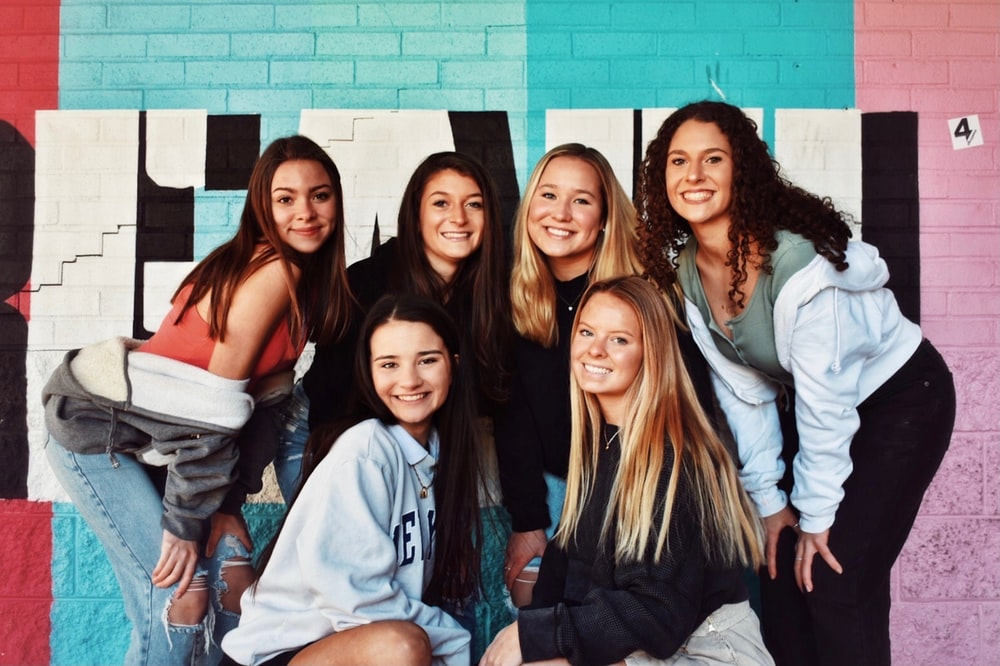
#> input picture group.jpg, 1000 x 666 px
$ python Picture_Face_Detector.py
#> lines starting #> are read from the running program, lines starting #| are printed output that depends on the picture; after the words box and inside, x2 and y2 are one past the last pixel; in counts of white or black regions, pixels touching at a corner belong together
import cv2
from random import randrange

# Load some pre-trained data on face frontals from opencv (harr cascade algorithm)
trained_face_data = cv2.CascadeClassifier('haarcascade_frontalface_default.xml')


#Choose an image to detect faces in
img = cv2.imread('group.jpg')
#> img is the input picture: shape (666, 1000, 3); mean B, G, R 122.8, 122.3, 125.9
##img = cv2.imread('RDJ.png')

#Must convert img to grayscale
grayscaled_img = cv2.cvtColor(img, cv2.COLOR_BGR2GRAY)
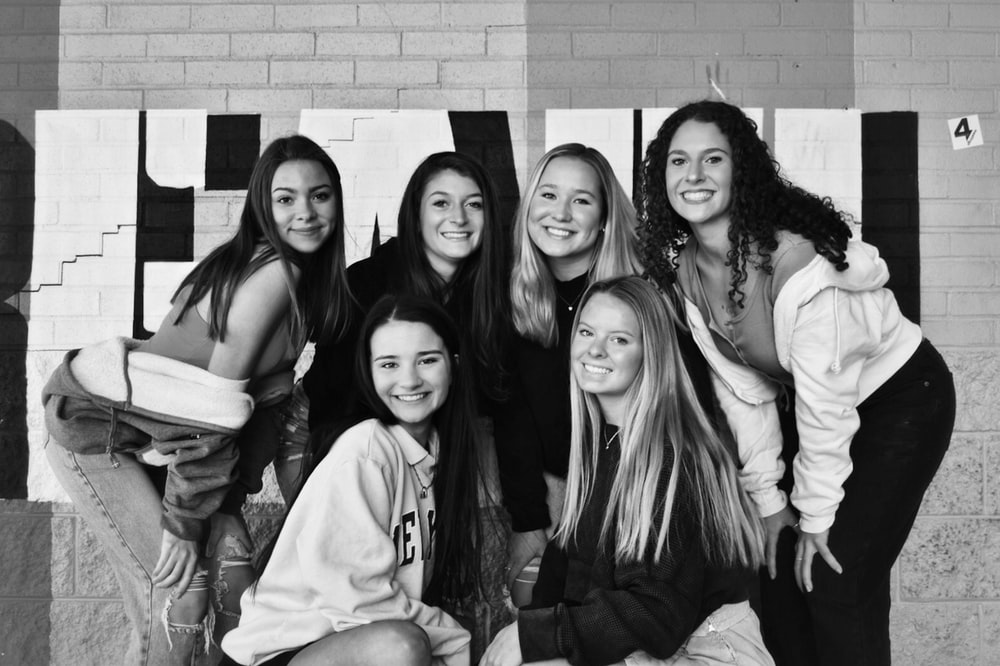
#> grayscaled_img: shape (666, 1000); min 0, max 255, mean 123.4

#Detect faces
face_coordinates = trained_face_data.detectMultiScale(grayscaled_img)
#> face_coordinates = [[655, 126, 86, 86], [260, 164, 84, 84], [415, 171, 82, 82], [518, 162, 91, 91], [561, 304, 87, 87], [362, 325, 91, 91]]

#Draw rectangles around the face
for (x,y,w,h) in face_coordinates:
    cv2.rectangle(img, (x,y), (x+w, y+h), (0, 255, 0), 2)  #green color rectangle on faces
#> this loop made 6 passes
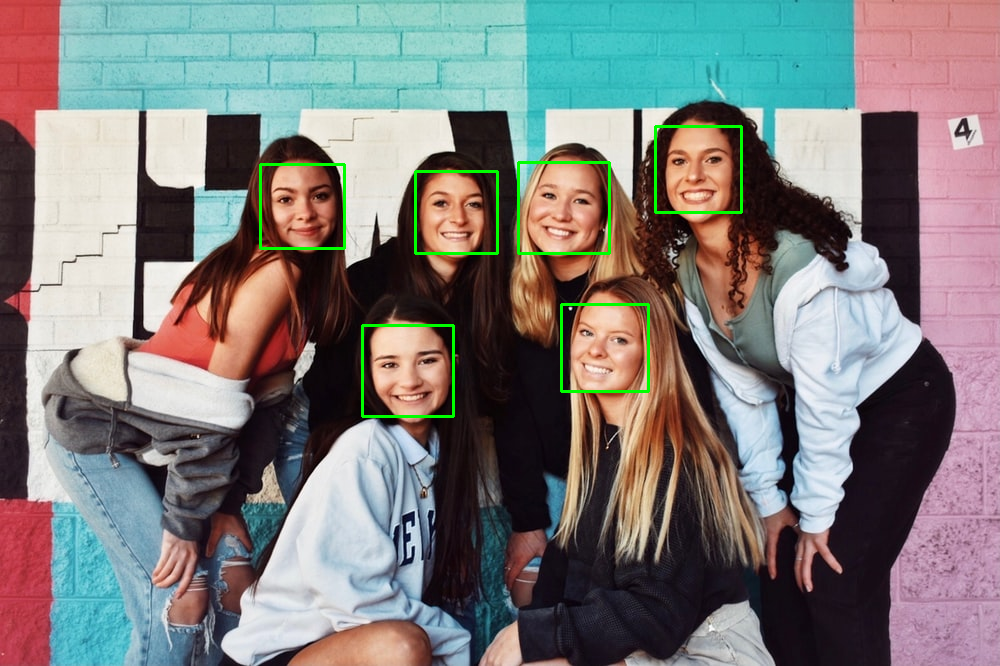
#> img: shape (666, 1000, 3); 0.94% of pixels changed, all inside (x1, y1, x2, y2) = (259, 125, 743, 418)
    #cv2.rectangle(img, (x,y), (x+w, y+h), (randrange(256), randrange(256), randrange(256) ), 2)   #random colors on faces

#Display the image with faces
cv2.imshow('Face_Detector', img)
cv2.waitKey()

$ run again, with RDJ.png saved as group.jpg
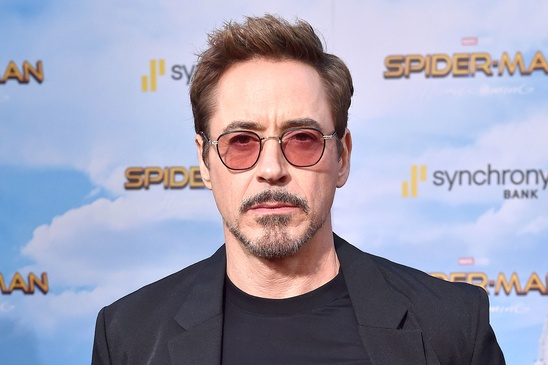
#> input picture RDJ.png, 548 x 365 px
#> img is the input picture: shape (365, 548, 3); mean B, G, R 179.2, 158.7, 159.3
#> `grayscaled_img = cv2.cvtColor(img, cv2.COLOR_BGR2GRAY)`:
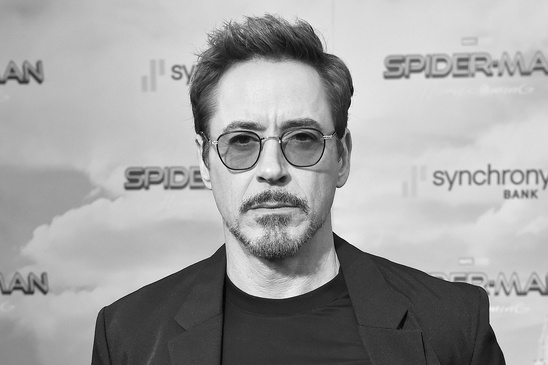
#> grayscaled_img: shape (365, 548); min 2, max 253, mean 161.2
#> face_coordinates = [[179, 70, 191, 191]]
#> the loop `for (x,y,w,h) in face_coordinates:` made 1 pass
#> after the loop `for (x,y,w,h) in face_coordinates:`:
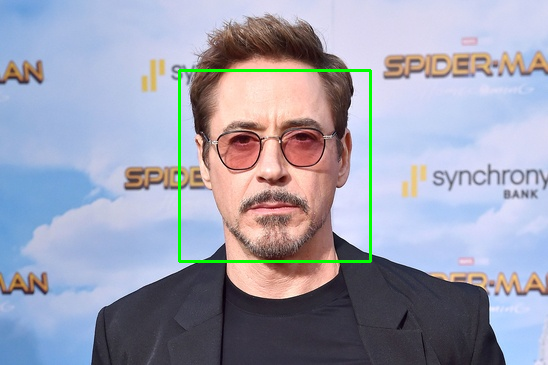
#> img: shape (365, 548, 3); 1.14% of pixels changed, all inside (x1, y1, x2, y2) = (178, 69, 372, 263)
